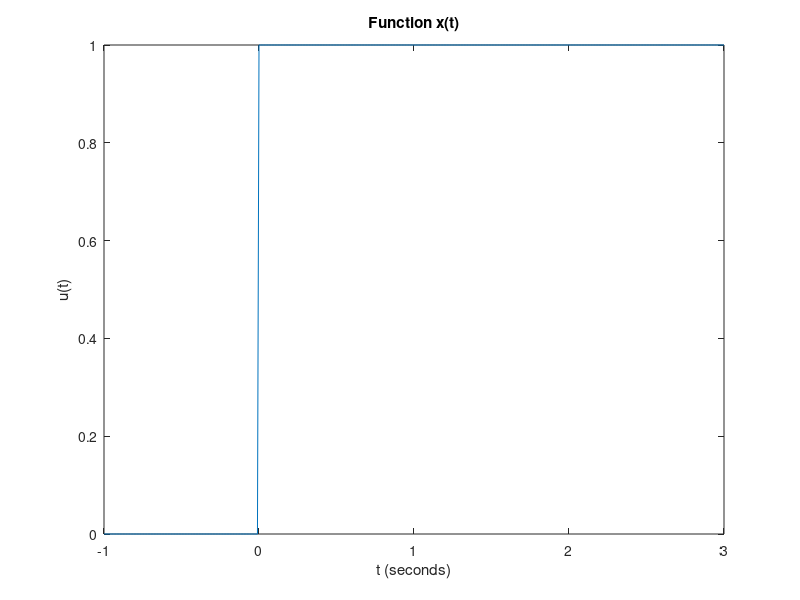
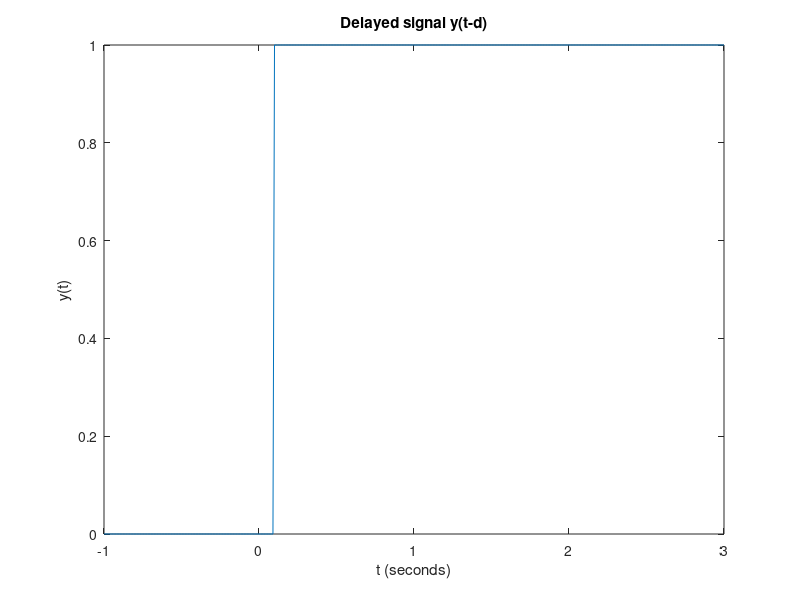
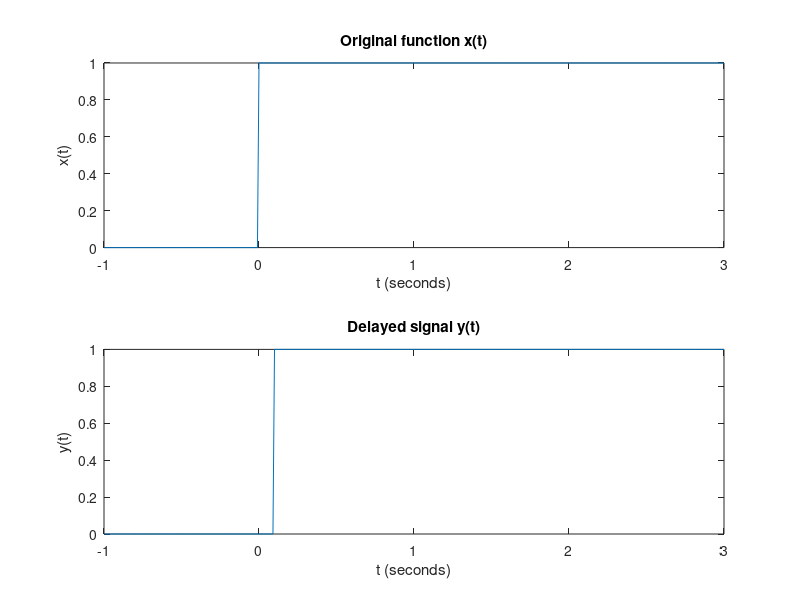
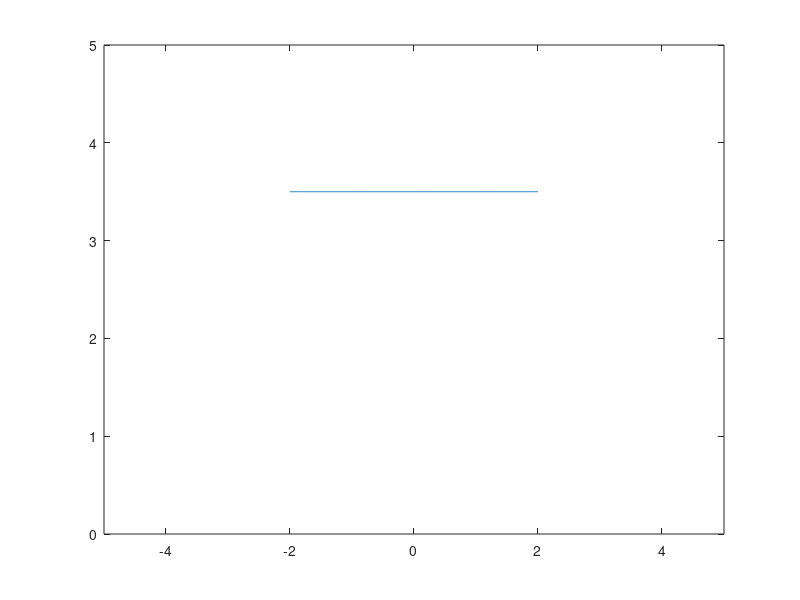

These charts were generated, in order, by the following MATLAB code: (Note: this script raises an error after producing the figures.)
clc
clear

t = -1.0:0.01:3.0;

%part 1.
%did this manually with for loop instead of function
for i=1:length(t)
    if t(i)>= 0
        x(i) = 1;
    else
        x(i) = 0;
    end
end

figure;
plot(t,x)
title('Function x(t)')
xlabel('t (seconds)')
ylabel('u(t)')

%part 2 w/ delay of 0.1 seconds
t2 = -1.0:0.01:3.0;
for i=1:length(t2)
    if t2(i)>= 0.1
        y(i) = 1;
    else
        y(i) = 0;
    end
end

figure;
plot(t2,y)
title('Delayed signal y(t-d)')
xlabel('t (seconds)')
ylabel('y(t)')

%part 3
t3 = -1.0:0.01:3.0;

omega = 2*pi;
f = 1;
dt = 0.01;
d = 0.4;

for k=1:length(t3)
    if t2(i)>= 0.4
        y(i) = 1;
    else
        y(i) = 0;
    end
end

figure;
subplot(2,1,1)
plot(t,x)
title('Original function x(t)')
xlabel('t (seconds)')
ylabel('x(t)')

subplot(2,1,2)
plot(t,y)
title('Delayed signal y(t)')
xlabel('t (seconds)')
ylabel('y(t)')

%part 4
delayed_sig1 = 1.5*cos(2*pi*f*-0.9-(pi/4))
delayed_sig2 = 1.5*cos(2*pi*f*0-(pi/4))
delayed_sig3 = 1.5*cos(2*pi*f*0.4-(pi/4))
delayed_sig4 = 1.5*cos(2*pi*f*0.5-(pi/4))
delayed_sig5 = 1.5*cos(2*pi*f*1.0-(pi/4))
delayed_sig6 = 1.5*cos(2*pi*f*2.0-(pi/4))
delayed_sig7 = 1.5*cos(2*pi*f*3.2-(pi/4))

%part 5 pulse
t_test = -2:0.01:2;

A = 3.5;
a = 4;
%dt = 0.01 %sampling time


for k=1:length(t_test)
    if 0 <= t_test <= a
        p(k) = A;
    else
        p(k) = 0;
    end
end

figure;
plot(t_test, p)
xlim([-5 5])
ylim([0 5])

% part 6 pulse a second way
t = -5:0.01:5;
f2 = 3.5*heaviside(t+2)-3.5*heaviside(t-2)
figure;
plot(t,f2);
ylim([0 5])

% part 7 ramp
t = -2:0.01:9
f3 = 3*(t+2).*heaviside(t+2)-6*(t).*heaviside(t)+3*(t-2).*heaviside(t-2)
plot(t, f3)